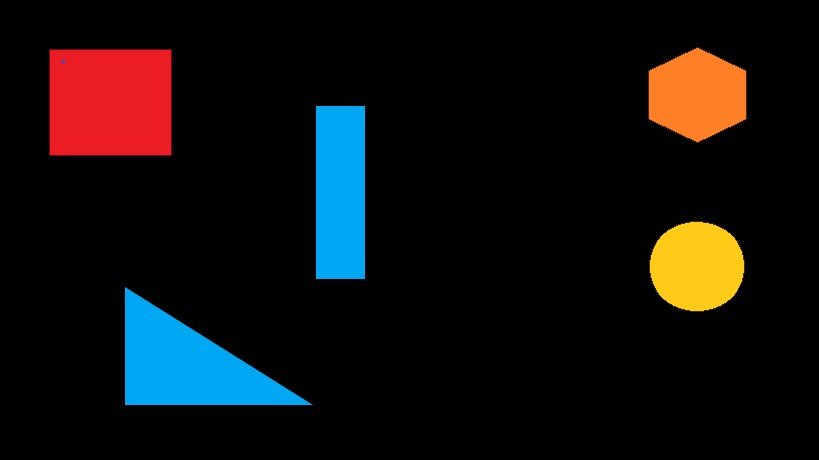
#> input picture algorithmic/test2.jpg, 819 x 460 px, given in place of the camera
$ python ugh.py
#> lines starting #> are read from the running program, lines starting #| are printed output that depends on the picture; after the words box and inside, x2 and y2 are one past the last pixel; in counts of white or black regions, pixels touching at a corner belong together
#importing necessary packages
from collections import deque
from imutils.video import VideoStream
import numpy as np
import argparse
import cv2
import imutils
import time

#construct the argument and parse the argument
ap = argparse.ArgumentParser()
# ap.add_argument("-v", "--video",
#                 help="path to the (optional) video file")
ap.add_argument("-b", "--buffer", type=int, default=64,
                help="max buffer size")
args = vars(ap.parse_args())

#define lower and upper yellow boundaries
#object is in the HSV color space
#then, initialize the list of tracked points
yellowLower = (22, 60, 200)
yellowUpper = (60, 255, 255)
pts = deque(maxlen=args["buffer"])

vs = cv2.VideoCapture(0)

#allow time for camera/video
time.sleep(2.0)

#keep looping
while True:
    #grab the current frame
    frame = vs.read()[1]
#> frame is the input picture: shape (460, 819, 3); mean B, G, R 15.1, 15.7, 17.5

    # if we are viewing a video and we did not grab a frame,
    # then we have reached the end of the video
    if frame is None:
        break
    # resize the frame, blur it, and convert it to the HSV
    # color space
    frame = imutils.resize(frame, width=600)
#> frame: shape (336, 600, 3)
    blurred = cv2.GaussianBlur(frame, (11, 11), 0)
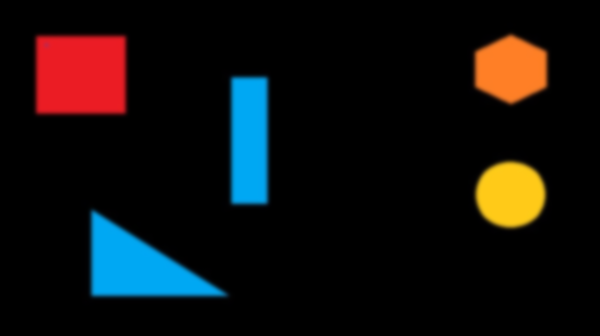
#> blurred: shape (336, 600, 3); mean B, G, R 15.1, 15.7, 17.5
    hsv = cv2.cvtColor(blurred, cv2.COLOR_BGR2HSV)
#> hsv: shape (336, 600, 3); mean H, S, V 17.4, 41.9, 30


    # construct a mask for the color "yellow", then perform
    # a series of dilations and erosions to remove any small
    # blobs left in the mask
    mask = cv2.inRange(hsv, yellowLower, yellowUpper)
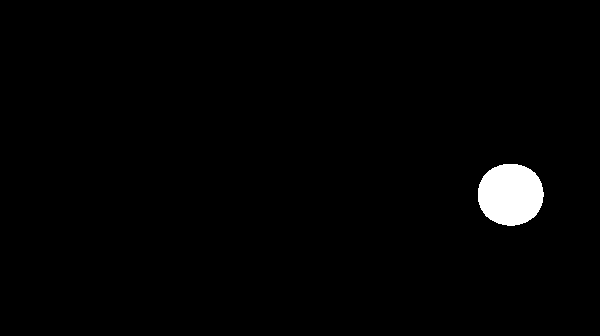
#> mask: shape (336, 600); 1.6% white; 1 white region, box (x1, y1, x2, y2) and area: (478, 164, 544, 226) 3249
    mask = cv2.erode(mask, None, iterations=2)
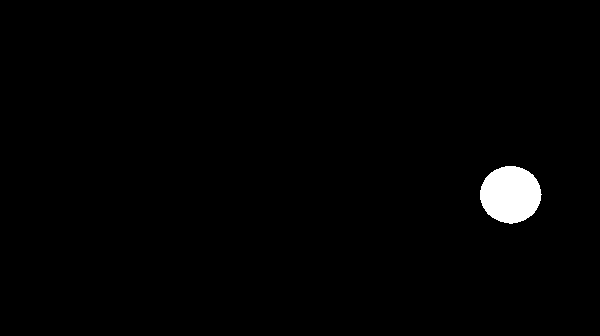
#> mask: shape (336, 600); 1.4% white; 1 white region
    mask = cv2.dilate(mask, None, iterations=2)

    # find contours in the mask and initialize the current
    # (x, y) center of the ball
    cnts = cv2.findContours(mask.copy(), cv2.RETR_EXTERNAL,
                            cv2.CHAIN_APPROX_SIMPLE)
#> cnts = 1 contour; box (x1, y1, x2, y2) and area: (478, 164, 544, 226) 3156
    cnts = imutils.grab_contours(cnts)
    center = None

    # only proceed if at least one contour was found
    if len(cnts) > 0:
        # find the largest contour in the mask, then use
        # it to compute the minimum enclosing circle and
        # centroid
        c = max(cnts, key=cv2.contourArea)
#> c = contour of 100 points, box (x1, y1, x2, y2) (478, 164, 544, 226), area 3156
        ((x, y), radius) = cv2.minEnclosingCircle(c)
#> x = 510.2; y = 194.4; radius = 32.88
        M = cv2.moments(c)
#> M = moments, m00 3156.5, centre m10/m00, m01/m00 = (510.2, 194.2)
        center = (int(M["m10"] / M["m00"]), int(M["m01"] / M["m00"]))
#> center = (510, 194)

        # only proceed if the radius meets a minimum size
        if radius > 10:
            # draw the circle and centroid on the frame,
            # then update the list of tracked points
            cv2.circle(frame, (int(x), int(y)), int(radius),
                       (0, 255, 255), 2)
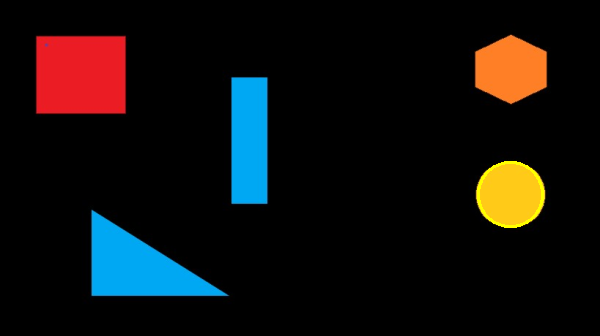
#> frame: shape (336, 600, 3); mean B, G, R 15, 15.9, 17.6
            cv2.circle(frame, center, 5, (0, 0, 255), -1)
#> frame: shape (336, 600, 3); 0.04% of pixels changed, all inside (x1, y1, x2, y2) = (505, 189, 516, 200)
    # update the points queue
    pts.appendleft(center)

    # loop over the set of tracked points
    for i in range(1, len(pts)):
        # if either of the tracked points are None, ignore them
        if pts[i - 1] is None or pts[i] is None:
            continue
        # otherwise, compute the thickness of the line and
        # draw the connecting lines
        thickness = int(np.sqrt(args["buffer"] / float(i + 1)) * 2.5)
        cv2.line(frame, pts[i - 1], pts[i], (0, 0, 255), thickness)

    # show the frame to our screen
    cv2.imshow("Frame", frame)
    key = cv2.waitKey(1) & 0xFF
#> (key q is pressed here)

    # if the 'q' key is pressed, stop the loop
    if key == ord("q"):
        break

# release the camera
vs.release()

# close all windows
cv2.destroyAllWindows()
